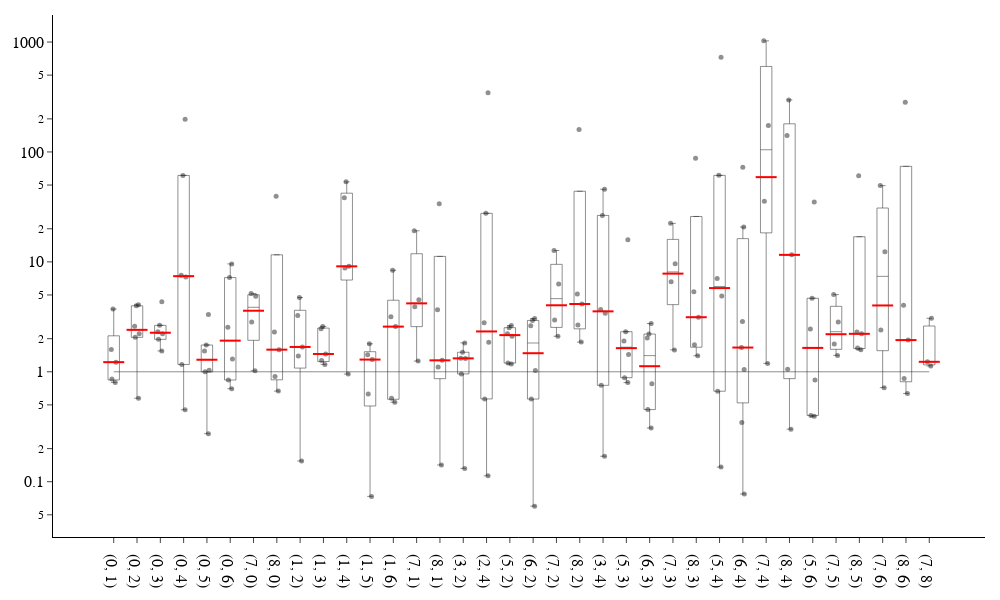

Notebook code cell kept with this figure:
### Code cell
fig = BaseFigure()
medians = []
xlabels = []
BLACK = Color.Hex("212121")
for k, v in pairs:
    k1, k2 = k
    ratios = np.array([b/a for a, b in v])
    median = np.median(ratios)
    if median < 1:
        ratios = 1/ratios
        k = (k2, k1)
        median = 1/median
    xlabels.append(k)
    medians.append(median)

    fig.add_trace(go.Box(
        y=ratios,
        marker=dict(
            size=5,
            color=BLACK.Fade(0.5).color_value,
        ),
        line=dict(
            width=0.5,
            color=BLACK.color_value,
        ),
        fillcolor = COLORS.TRANSPARENT,
        pointpos = 0,
        boxpoints='all',
        jitter=0.5,
        name=f"{k}",
        showlegend=False,
    ))

fig.add_trace(go.Scatter(
    x=[f"{k}" for k in xlabels],
    y=[v for v in medians],
    mode='markers',
    marker=dict(
        size=15,
        symbol="line-ew",
        line=dict(
            width=2,
            color=COLORS.RED,
        ),
        # color=BLACK.color_value,
    ),
    showlegend=False,
))

fig.add_trace(go.Scatter(
    x=[f"{k}" for k in xlabels],
    y=[1 for _ in xlabels],
    mode='lines',
    line=dict(
        width=1,
        color=BLACK.Fade(0.5).color_value,
    ),
    showlegend=False,
))
fig = ApplyTemplate(
    fig,
    axis={
        "1 1 y": dict(type="log")
    }
)
fig.show()

### Figure 1 — Plotly figure (JSON) as saved in the notebook; plotly's stock layout.template omitted (floating-point values rounded to 4 significant figures)
{"data": [{"boxpoints": "all", "fillcolor": "rgba(0,0,0,0)", "jitter": 0.5, "line": {"color": "rgba(33.0000,33.0000,33.0000,1.0000)", "width": 0.5}, "marker": {"color": "rgba(33.0000,33.0000,33.0000,0.5000)", "size": 5}, "name": "(0, 1)", "pointpos": 0, "showlegend": false, "type": "box", "y": [1.224, 1.593, 0.7994, 3.72, 0.8577]}, {"boxpoints": "all", "fillcolor": "rgba(0,0,0,0)", "jitter": 0.5, "line": {"color": "rgba(33.0000,33.0000,33.0000,1.0000)", "width": 0.5}, "marker": {"color": "rgba(33.0000,33.0000,33.0000,0.5000)", "size": 5}, "name": "(0, 2)", "pointpos": 0, "showlegend": false, "type": "box", "y": [2.059, 3.986, 2.213, 2.601, 0.5744, 4.064]}, {"boxpoints": "all", "fillcolor": "rgba(0,0,0,0)", "jitter": 0.5, "line": {"color": "rgba(33.0000,33.0000,33.0000,1.0000)", "width": 0.5}, "marker": {"color": "rgba(33.0000,33.0000,33.0000,0.5000)", "size": 5}, "name": "(0, 3)", "pointpos": 0, "showlegend": false, "type": "box", "y": [1.548, 2.646, 2.314, 1.973, 4.344, 2.218]}, {"boxpoints": "all", "fillcolor": "rgba(0,0,0,0)", "jitter": 0.5, "line": {"color": "rgba(33.0000,33.0000,33.0000,1.0000)", "width": 0.5}, "marker": {"color": "rgba(33.0000,33.0000,33.0000,0.5000)", "size": 5}, "name": "(0, 4)", "pointpos": 0, "showlegend": false, "type": "box", "y": [1.166, 0.451, 61.18, 7.282, 198.8, 7.544]}, {"boxpoints": "all", "fillcolor": "rgba(0,0,0,0)", "jitter": 0.5, "line": {"color": "rgba(33.0000,33.0000,33.0000,1.0000)", "width": 0.5}, "marker": {"color": "rgba(33.0000,33.0000,33.0000,0.5000)", "size": 5}, "name": "(0, 5)", "pointpos": 0, "showlegend": false, "type": "box", "y": [1.752, 3.321, 0.9991, 1.032, 0.2735, 1.542]}, {"boxpoints": "all", "fillcolor": "rgba(0,0,0,0)", "jitter": 0.5, "line": {"color": "rgba(33.0000,33.0000,33.0000,1.0000)", "width": 0.5}, "marker": {"color": "rgba(33.0000,33.0000,33.0000,0.5000)", "size": 5}, "name": "(0, 6)", "pointpos": 0, "showlegend": false, "type": "box", "y": [0.7017, 1.305, 0.842, 2.536, 9.584, 7.194]}, {"boxpoints": "all", "fillcolor": "rgba(0,0,0,0)", "jitter": 0.5, "line": {"color": "rgba(33.0000,33.0000,33.0000,1.0000)", "width": 0.5}, "marker": {"color": "rgba(33.0000,33.0000,33.0000,0.5000)", "size": 5}, "name": "(7, 0)", "pointpos": 0, "showlegend": false, "type": "box", "y": [1.023, 2.844, 4.879, 5.157]}, {"boxpoints": "all", "fillcolor": "rgba(0,0,0,0)", "jitter": 0.5, "line": {"color": "rgba(33.0000,33.0000,33.0000,1.0000)", "width": 0.5}, "marker": {"color": "rgba(33.0000,33.0000,33.0000,0.5000)", "size": 5}, "name": "(8, 0)", "pointpos": 0, "showlegend": false, "type": "box", "y": [0.9046, 0.667, 2.307, 1.59, 39.45]}, {"boxpoints": "all", "fillcolor": "rgba(0,0,0,0)", "jitter": 0.5, "line": {"color": "rgba(33.0000,33.0000,33.0000,1.0000)", "width": 0.5}, "marker": {"color": "rgba(33.0000,33.0000,33.0000,0.5000)", "size": 5}, "name": "(1, 2)", "pointpos": 0, "showlegend": false, "type": "box", "y": [1.683, 1.389, 3.254, 0.1544, 4.738]}, {"boxpoints": "all", "fillcolor": "rgba(0,0,0,0)", "jitter": 0.5, "line": {"color": "rgba(33.0000,33.0000,33.0000,1.0000)", "width": 0.5}, "marker": {"color": "rgba(33.0000,33.0000,33.0000,0.5000)", "size": 5}, "name": "(1, 3)", "pointpos": 0, "showlegend": false, "type": "box", "y": [1.265, 1.452, 2.468, 1.168, 2.586]}, {"boxpoints": "all", "fillcolor": "rgba(0,0,0,0)", "jitter": 0.5, "line": {"color": "rgba(33.0000,33.0000,33.0000,1.0000)", "width": 0.5}, "marker": {"color": "rgba(33.0000,33.0000,33.0000,0.5000)", "size": 5}, "name": "(1, 4)", "pointpos": 0, "showlegend": false, "type": "box", "y": [0.9528, 38.4, 9.11, 53.44, 8.796]}, {"boxpoints": "all", "fillcolor": "rgba(0,0,0,0)", "jitter": 0.5, "line": {"color": "rgba(33.0000,33.0000,33.0000,1.0000)", "width": 0.5}, "marker": {"color": "rgba(33.0000,33.0000,33.0000,0.5000)", "size": 5}, "name": "(1, 5)", "pointpos": 0, "showlegend": false, "type": "box", "y": [1.432, 0.6271, 1.292, 0.07351, 1.798]}, {"boxpoints": "all", "fillcolor": "rgba(0,0,0,0)", "jitter": 0.5, "line": {"color": "rgba(33.0000,33.0000,33.0000,1.0000)", "width": 0.5}, "marker": {"color": "rgba(33.0000,33.0000,33.0000,0.5000)", "size": 5}, "name": "(1, 6)", "pointpos": 0, "showlegend": false, "type": "box", "y": [0.5735, 0.5285, 3.172, 2.577, 8.388]}, {"boxpoints": "all", "fillcolor": "rgba(0,0,0,0)", "jitter": 0.5, "line": {"color": "rgba(33.0000,33.0000,33.0000,1.0000)", "width": 0.5}, "marker": {"color": "rgba(33.0000,33.0000,33.0000,0.5000)", "size": 5}, "name": "(7, 1)", "pointpos": 0, "showlegend": false, "type": "box", "y": [1.251, 4.531, 3.9, 19.18]}, {"boxpoints": "all", "fillcolor": "rgba(0,0,0,0)", "jitter": 0.5, "line": {"color": "rgba(33.0000,33.0000,33.0000,1.0000)", "width": 0.5}, "marker": {"color": "rgba(33.0000,33.0000,33.0000,0.5000)", "size": 5}, "name": "(8, 1)", "pointpos": 0, "showlegend": false, "type": "box", "y": [1.107, 3.676, 0.1419, 1.271, 33.84]}, {"boxpoints": "all", "fillcolor": "rgba(0,0,0,0)", "jitter": 0.5, "line": {"color": "rgba(33.0000,33.0000,33.0000,1.0000)", "width": 0.5}, "marker": {"color": "rgba(33.0000,33.0000,33.0000,0.5000)", "size": 5}, "name": "(3, 2)", "pointpos": 0, "showlegend": false, "type": "box", "y": [1.33, 1.506, 0.9565, 1.319, 0.1322, 1.832]}, {"boxpoints": "all", "fillcolor": "rgba(0,0,0,0)", "jitter": 0.5, "line": {"color": "rgba(33.0000,33.0000,33.0000,1.0000)", "width": 0.5}, "marker": {"color": "rgba(33.0000,33.0000,33.0000,0.5000)", "size": 5}, "name": "(2, 4)", "pointpos": 0, "showlegend": false, "type": "box", "y": [0.5663, 0.1132, 27.64, 2.799, 346.1, 1.857]}, {"boxpoints": "all", "fillcolor": "rgba(0,0,0,0)", "jitter": 0.5, "line": {"color": "rgba(33.0000,33.0000,33.0000,1.0000)", "width": 0.5}, "marker": {"color": "rgba(33.0000,33.0000,33.0000,0.5000)", "size": 5}, "name": "(5, 2)", "pointpos": 0, "showlegend": false, "type": "box", "y": [1.175, 1.2, 2.215, 2.52, 2.1, 2.635]}, {"boxpoints": "all", "fillcolor": "rgba(0,0,0,0)", "jitter": 0.5, "line": {"color": "rgba(33.0000,33.0000,33.0000,1.0000)", "width": 0.5}, "marker": {"color": "rgba(33.0000,33.0000,33.0000,0.5000)", "size": 5}, "name": "(6, 2)", "pointpos": 0, "showlegend": false, "type": "box", "y": [2.934, 3.053, 2.629, 1.026, 0.05993, 0.5648]}, {"boxpoints": "all", "fillcolor": "rgba(0,0,0,0)", "jitter": 0.5, "line": {"color": "rgba(33.0000,33.0000,33.0000,1.0000)", "width": 0.5}, "marker": {"color": "rgba(33.0000,33.0000,33.0000,0.5000)", "size": 5}, "name": "(7, 2)", "pointpos": 0, "showlegend": false, "type": "box", "y": [2.105, 6.294, 12.69, 2.962]}, {"boxpoints": "all", "fillcolor": "rgba(0,0,0,0)", "jitter": 0.5, "line": {"color": "rgba(33.0000,33.0000,33.0000,1.0000)", "width": 0.5}, "marker": {"color": "rgba(33.0000,33.0000,33.0000,0.5000)", "size": 5}, "name": "(8, 2)", "pointpos": 0, "showlegend": false, "type": "box", "y": [1.862, 2.658, 5.107, 4.137, 160.3]}, {"boxpoints": "all", "fillcolor": "rgba(0,0,0,0)", "jitter": 0.5, "line": {"color": "rgba(33.0000,33.0000,33.0000,1.0000)", "width": 0.5}, "marker": {"color": "rgba(33.0000,33.0000,33.0000,0.5000)", "size": 5}, "name": "(3, 4)", "pointpos": 0, "showlegend": false, "type": "box", "y": [0.7533, 0.1704, 26.44, 3.692, 45.76, 3.402]}, {"boxpoints": "all", "fillcolor": "rgba(0,0,0,0)", "jitter": 0.5, "line": {"color": "rgba(33.0000,33.0000,33.0000,1.0000)", "width": 0.5}, "marker": {"color": "rgba(33.0000,33.0000,33.0000,0.5000)", "size": 5}, "name": "(5, 3)", "pointpos": 0, "showlegend": false, "type": "box", "y": [0.8836, 0.7969, 2.316, 1.91, 15.89, 1.438]}, {"boxpoints": "all", "fillcolor": "rgba(0,0,0,0)", "jitter": 0.5, "line": {"color": "rgba(33.0000,33.0000,33.0000,1.0000)", "width": 0.5}, "marker": {"color": "rgba(33.0000,33.0000,33.0000,0.5000)", "size": 5}, "name": "(6, 3)", "pointpos": 0, "showlegend": false, "type": "box", "y": [2.206, 2.027, 2.748, 0.7778, 0.4533, 0.3083]}, {"boxpoints": "all", "fillcolor": "rgba(0,0,0,0)", "jitter": 0.5, "line": {"color": "rgba(33.0000,33.0000,33.0000,1.0000)", "width": 0.5}, "marker": {"color": "rgba(33.0000,33.0000,33.0000,0.5000)", "size": 5}, "name": "(7, 3)", "pointpos": 0, "showlegend": false, "type": "box", "y": [1.583, 6.581, 9.624, 22.41]}, {"boxpoints": "all", "fillcolor": "rgba(0,0,0,0)", "jitter": 0.5, "line": {"color": "rgba(33.0000,33.0000,33.0000,1.0000)", "width": 0.5}, "marker": {"color": "rgba(33.0000,33.0000,33.0000,0.5000)", "size": 5}, "name": "(8, 3)", "pointpos": 0, "showlegend": false, "type": "box", "y": [1.4, 1.765, 5.339, 3.137, 87.5]}, {"boxpoints": "all", "fillcolor": "rgba(0,0,0,0)", "jitter": 0.5, "line": {"color": "rgba(33.0000,33.0000,33.0000,1.0000)", "width": 0.5}, "marker": {"color": "rgba(33.0000,33.0000,33.0000,0.5000)", "size": 5}, "name": "(5, 4)", "pointpos": 0, "showlegend": false, "type": "box", "y": [0.6656, 0.1358, 61.24, 7.053, 726.9, 4.893]}, {"boxpoints": "all", "fillcolor": "rgba(0,0,0,0)", "jitter": 0.5, "line": {"color": "rgba(33.0000,33.0000,33.0000,1.0000)", "width": 0.5}, "marker": {"color": "rgba(33.0000,33.0000,33.0000,0.5000)", "size": 5}, "name": "(6, 4)", "pointpos": 0, "showlegend": false, "type": "box", "y": [0.07719, 1.661, 0.3455, 72.66, 2.872, 20.74, 1.049]}, {"boxpoints": "all", "fillcolor": "rgba(0,0,0,0)", "jitter": 0.5, "line": {"color": "rgba(33.0000,33.0000,33.0000,1.0000)", "width": 0.5}, "marker": {"color": "rgba(33.0000,33.0000,33.0000,0.5000)", "size": 5}, "name": "(7, 4)", "pointpos": 0, "showlegend": false, "type": "box", "y": [1.192, 174.0, 35.53, 1025.0]}, {"boxpoints": "all", "fillcolor": "rgba(0,0,0,0)", "jitter": 0.5, "line": {"color": "rgba(33.0000,33.0000,33.0000,1.0000)", "width": 0.5}, "marker": {"color": "rgba(33.0000,33.0000,33.0000,0.5000)", "size": 5}, "name": "(8, 4)", "pointpos": 0, "showlegend": false, "type": "box", "y": [1.055, 0.3008, 141.2, 11.58, 297.7]}, {"boxpoints": "all", "fillcolor": "rgba(0,0,0,0)", "jitter": 0.5, "line": {"color": "rgba(33.0000,33.0000,33.0000,1.0000)", "width": 0.5}, "marker": {"color": "rgba(33.0000,33.0000,33.0000,0.5000)", "size": 5}, "name": "(5, 6)", "pointpos": 0, "showlegend": false, "type": "box", "y": [0.4006, 0.3931, 0.8427, 2.456, 35.05, 4.666]}, {"boxpoints": "all", "fillcolor": "rgba(0,0,0,0)", "jitter": 0.5, "line": {"color": "rgba(33.0000,33.0000,33.0000,1.0000)", "width": 0.5}, "marker": {"color": "rgba(33.0000,33.0000,33.0000,0.5000)", "size": 5}, "name": "(7, 5)", "pointpos": 0, "showlegend": false, "type": "box", "y": [1.791, 2.841, 5.037, 1.41]}, {"boxpoints": "all", "fillcolor": "rgba(0,0,0,0)", "jitter": 0.5, "line": {"color": "rgba(33.0000,33.0000,33.0000,1.0000)", "width": 0.5}, "marker": {"color": "rgba(33.0000,33.0000,33.0000,0.5000)", "size": 5}, "name": "(8, 5)", "pointpos": 0, "showlegend": false, "type": "box", "y": [1.584, 2.215, 2.305, 1.642, 60.84]}, {"boxpoints": "all", "fillcolor": "rgba(0,0,0,0)", "jitter": 0.5, "line": {"color": "rgba(33.0000,33.0000,33.0000,1.0000)", "width": 0.5}, "marker": {"color": "rgba(33.0000,33.0000,33.0000,0.5000)", "size": 5}, "name": "(7, 6)", "pointpos": 0, "showlegend": false, "type": "box", "y": [0.7175, 2.394, 12.37, 49.43]}, {"boxpoints": "all", "fillcolor": "rgba(0,0,0,0)", "jitter": 0.5, "line": {"color": "rgba(33.0000,33.0000,33.0000,1.0000)", "width": 0.5}, "marker": {"color": "rgba(33.0000,33.0000,33.0000,0.5000)", "size": 5}, "name": "(8, 6)", "pointpos": 0, "showlegend": false, "type": "box", "y": [0.6347, 0.8706, 1.943, 4.033, 283.9]}, {"boxpoints": "all", "fillcolor": "rgba(0,0,0,0)", "jitter": 0.5, "line": {"color": "rgba(33.0000,33.0000,33.0000,1.0000)", "width": 0.5}, "marker": {"color": "rgba(33.0000,33.0000,33.0000,0.5000)", "size": 5}, "name": "(7, 8)", "pointpos": 0, "showlegend": false, "type": "box", "y": [1.13, 1.232, 3.068]}, {"marker": {"line": {"color": "#FF0000", "width": 2}, "size": 15, "symbol": "line-ew"}, "mode": "markers", "showlegend": false, "type": "scatter", "x": ["(0, 1)", "(0, 2)", "(0, 3)", "(0, 4)", "(0, 5)", "(0, 6)", "(7, 0)", "(8, 0)", "(1, 2)", "(1, 3)", "(1, 4)", "(1, 5)", "(1, 6)", "(7, 1)", "(8, 1)", "(3, 2)", "(2, 4)", "(5, 2)", "(6, 2)", "(7, 2)", "(8, 2)", "(3, 4)", "(5, 3)", "(6, 3)", "(7, 3)", "(8, 3)", "(5, 4)", "(6, 4)", "(7, 4)", "(8, 4)", "(5, 6)", "(7, 5)", "(8, 5)", "(7, 6)", "(8, 6)", "(7, 8)"], "y": [1.224, 2.407, 2.266, 7.413, 1.287, 1.921, 3.593, 1.59, 1.683, 1.452, 9.11, 1.292, 2.577, 4.192, 1.271, 1.324, 2.328, 2.156, 1.476, 4.028, 4.137, 3.547, 1.641, 1.124, 7.817, 3.137, 5.778, 1.661, 59.01, 11.58, 1.649, 2.197, 2.215, 4.012, 1.943, 1.232]}, {"line": {"color": "rgba(33.0000,33.0000,33.0000,0.5000)", "width": 1}, "mode": "lines", "showlegend": false, "type": "scatter", "x": ["(0, 1)", "(0, 2)", "(0, 3)", "(0, 4)", "(0, 5)", "(0, 6)", "(7, 0)", "(8, 0)", "(1, 2)", "(1, 3)", "(1, 4)", "(1, 5)", "(1, 6)", "(7, 1)", "(8, 1)", "(3, 2)", "(2, 4)", "(5, 2)", "(6, 2)", "(7, 2)", "(8, 2)", "(3, 4)", "(5, 3)", "(6, 3)", "(7, 3)", "(8, 3)", "(5, 4)", "(6, 4)", "(7, 4)", "(8, 4)", "(5, 6)", "(7, 5)", "(8, 5)", "(7, 6)", "(8, 6)", "(7, 8)"], "y": [1, 1, 1, 1, 1, 1, 1, 1, 1, 1, 1, 1, 1, 1, 1, 1, 1, 1, 1, 1, 1, 1, 1, 1, 1, 1, 1, 1, 1, 1, 1, 1, 1, 1, 1, 1]}], "layout": {"font": {"color": "black", "family": "Arial", "size": 16}, "height": 600, "legend": {"font": {"size": 12}}, "margin": {"b": 15, "l": 15, "pad": 5, "r": 15, "t": 15}, "paper_bgcolor": "white", "plot_bgcolor": "white", "width": 1000, "xaxis": {"anchor": "y", "domain": [0, 1], "gridcolor": "rgba(0, 0, 0, 0.15)", "linecolor": "black", "linewidth": 1, "showgrid": false, "showticklabels": true, "ticks": "outside", "zerolinecolor": "rgba(0,0,0,0)", "zerolinewidth": 1}, "yaxis": {"anchor": "x", "domain": [0, 1], "gridcolor": "rgba(0, 0, 0, 0.15)", "linecolor": "black", "linewidth": 1, "showgrid": false, "showticklabels": true, "ticks": "outside", "type": "log", "zerolinecolor": "rgba(0,0,0,0)", "zerolinewidth": 1}}}
